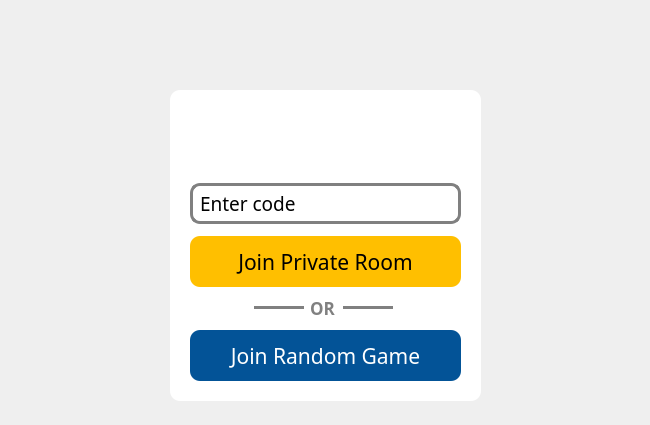
<?xml version="1.0" encoding="UTF-8"?>
<ui version="4.0">
 <class>JoinRoomClass</class>
 <widget class="QMainWindow" name="JoinRoomClass">
  <property name="geometry">
   <rect>
    <x>0</x>
    <y>0</y>
    <width>650</width>
    <height>425</height>
   </rect>
  </property>
  <property name="minimumSize">
   <size>
    <width>650</width>
    <height>425</height>
   </size>
  </property>
  <property name="maximumSize">
   <size>
    <width>650</width>
    <height>425</height>
   </size>
  </property>
  <property name="font">
   <font>
    <family>Nunito Medium</family>
   </font>
  </property>
  <property name="windowTitle">
   <string>Gartic - Join Room</string>
  </property>
  <property name="windowIcon">
   <iconset resource="Frontend.qrc">
    <normaloff>:/Frontend/assets/images/appicon.ico</normaloff>:/Frontend/assets/images/appicon.ico</iconset>
  </property>
  <widget class="QWidget" name="centralWidget">
   <widget class="QGroupBox" name="groupBox_join_game_window">
    <property name="geometry">
     <rect>
      <x>170</x>
      <y>90</y>
      <width>311</width>
      <height>311</height>
     </rect>
    </property>
    <property name="font">
     <font>
      <family>Nunito Medium</family>
      <pointsize>16</pointsize>
      <bold>false</bold>
      <underline>false</underline>
      <strikeout>false</strikeout>
     </font>
    </property>
    <property name="autoFillBackground">
     <bool>false</bool>
    </property>
    <property name="styleSheet">
     <string notr="true">background-color: rgb(255, 255, 255);
border-radius: 10px;</string>
    </property>
    <property name="flat">
     <bool>false</bool>
    </property>
    <property name="checkable">
     <bool>false</bool>
    </property>
    <widget class="QLabel" name="label_joinGameBadge">
     <property name="geometry">
      <rect>
       <x>40</x>
       <y>20</y>
       <width>231</width>
       <height>51</height>
      </rect>
     </property>
     <property name="text">
      <string/>
     </property>
     <property name="pixmap">
      <pixmap resource="Frontend.qrc">:/Frontend/assets/images/join-game-badge.png</pixmap>
     </property>
     <property name="scaledContents">
      <bool>true</bool>
     </property>
    </widget>
    <widget class="QLineEdit" name="lineEdit_enterCode">
     <property name="geometry">
      <rect>
       <x>20</x>
       <y>93</y>
       <width>271</width>
       <height>41</height>
      </rect>
     </property>
     <property name="font">
      <font>
       <family>Nunito Medium</family>
       <pointsize>14</pointsize>
      </font>
     </property>
     <property name="styleSheet">
      <string notr="true">border: 3px solid gray;
padding-left:5px;</string>
     </property>
     <property name="text">
      <string>Enter code</string>
     </property>
     <property name="readOnly">
      <bool>false</bool>
     </property>
    </widget>
    <widget class="QPushButton" name="pushButton_JoinPrivateRoom">
     <property name="geometry">
      <rect>
       <x>20</x>
       <y>146</y>
       <width>271</width>
       <height>51</height>
      </rect>
     </property>
     <property name="font">
      <font>
       <family>Nunito Medium</family>
       <pointsize>16</pointsize>
      </font>
     </property>
     <property name="cursor">
      <cursorShape>ArrowCursor</cursorShape>
     </property>
     <property name="layoutDirection">
      <enum>Qt::LeftToRight</enum>
     </property>
     <property name="styleSheet">
      <string notr="true">background-color: rgb(255, 191, 0);</string>
     </property>
     <property name="text">
      <string>Join Private Room</string>
     </property>
     <property name="iconSize">
      <size>
       <width>20</width>
       <height>20</height>
      </size>
     </property>
     <property name="checkable">
      <bool>false</bool>
     </property>
    </widget>
    <widget class="QLabel" name="label">
     <property name="geometry">
      <rect>
       <x>140</x>
       <y>210</y>
       <width>31</width>
       <height>16</height>
      </rect>
     </property>
     <property name="font">
      <font>
       <family>Nunito</family>
       <pointsize>13</pointsize>
       <bold>true</bold>
      </font>
     </property>
     <property name="styleSheet">
      <string notr="true">color: gray;</string>
     </property>
     <property name="text">
      <string>OR</string>
     </property>
    </widget>
    <widget class="QPushButton" name="pushButton_JoinRandomGame">
     <property name="geometry">
      <rect>
       <x>20</x>
       <y>240</y>
       <width>271</width>
       <height>51</height>
      </rect>
     </property>
     <property name="font">
      <font>
       <family>Nunito Medium</family>
       <pointsize>16</pointsize>
      </font>
     </property>
     <property name="cursor">
      <cursorShape>ArrowCursor</cursorShape>
     </property>
     <property name="layoutDirection">
      <enum>Qt::LeftToRight</enum>
     </property>
     <property name="styleSheet">
      <string notr="true">background-color: rgb(3, 83, 151);
color: rgb(255, 255, 255);</string>
     </property>
     <property name="text">
      <string>Join Random Game</string>
     </property>
     <property name="iconSize">
      <size>
       <width>20</width>
       <height>20</height>
      </size>
     </property>
     <property name="checkable">
      <bool>false</bool>
     </property>
    </widget>
    <widget class="QLabel" name="label_lineLeft">
     <property name="geometry">
      <rect>
       <x>84</x>
       <y>216</y>
       <width>50</width>
       <height>3</height>
      </rect>
     </property>
     <property name="styleSheet">
      <string notr="true">background-color: grey;
border: 0px;
border-radius:0px;</string>
     </property>
     <property name="text">
      <string/>
     </property>
    </widget>
    <widget class="QLabel" name="label_lineRight">
     <property name="geometry">
      <rect>
       <x>173</x>
       <y>216</y>
       <width>50</width>
       <height>3</height>
      </rect>
     </property>
     <property name="styleSheet">
      <string notr="true">background-color: grey;
border: 0px;
border-radius:0px;</string>
     </property>
     <property name="text">
      <string/>
     </property>
    </widget>
   </widget>
   <widget class="QLabel" name="label_background">
    <property name="enabled">
     <bool>true</bool>
    </property>
    <property name="geometry">
     <rect>
      <x>-10</x>
      <y>0</y>
      <width>711</width>
      <height>501</height>
     </rect>
    </property>
    <property name="font">
     <font>
      <family>Nunito Medium</family>
      <stylestrategy>PreferAntialias</stylestrategy>
     </font>
    </property>
    <property name="text">
     <string/>
    </property>
    <property name="pixmap">
     <pixmap resource="Frontend.qrc">:/Frontend/assets/images/background.png</pixmap>
    </property>
    <property name="scaledContents">
     <bool>true</bool>
    </property>
    <property name="wordWrap">
     <bool>false</bool>
    </property>
   </widget>
   <widget class="QLabel" name="label_logo">
    <property name="geometry">
     <rect>
      <x>212</x>
      <y>20</y>
      <width>211</width>
      <height>55</height>
     </rect>
    </property>
    <property name="text">
     <string/>
    </property>
    <property name="pixmap">
     <pixmap resource="Frontend.qrc">:/Frontend/assets/images/gartic-logo.png</pixmap>
    </property>
    <property name="scaledContents">
     <bool>true</bool>
    </property>
   </widget>
   <zorder>label_background</zorder>
   <zorder>groupBox_join_game_window</zorder>
   <zorder>label_logo</zorder>
  </widget>
 </widget>
 <layoutdefault spacing="6" margin="11"/>
 <resources>
  <include location="Frontend.qrc"/>
 </resources>
 <connections/>
</ui>
